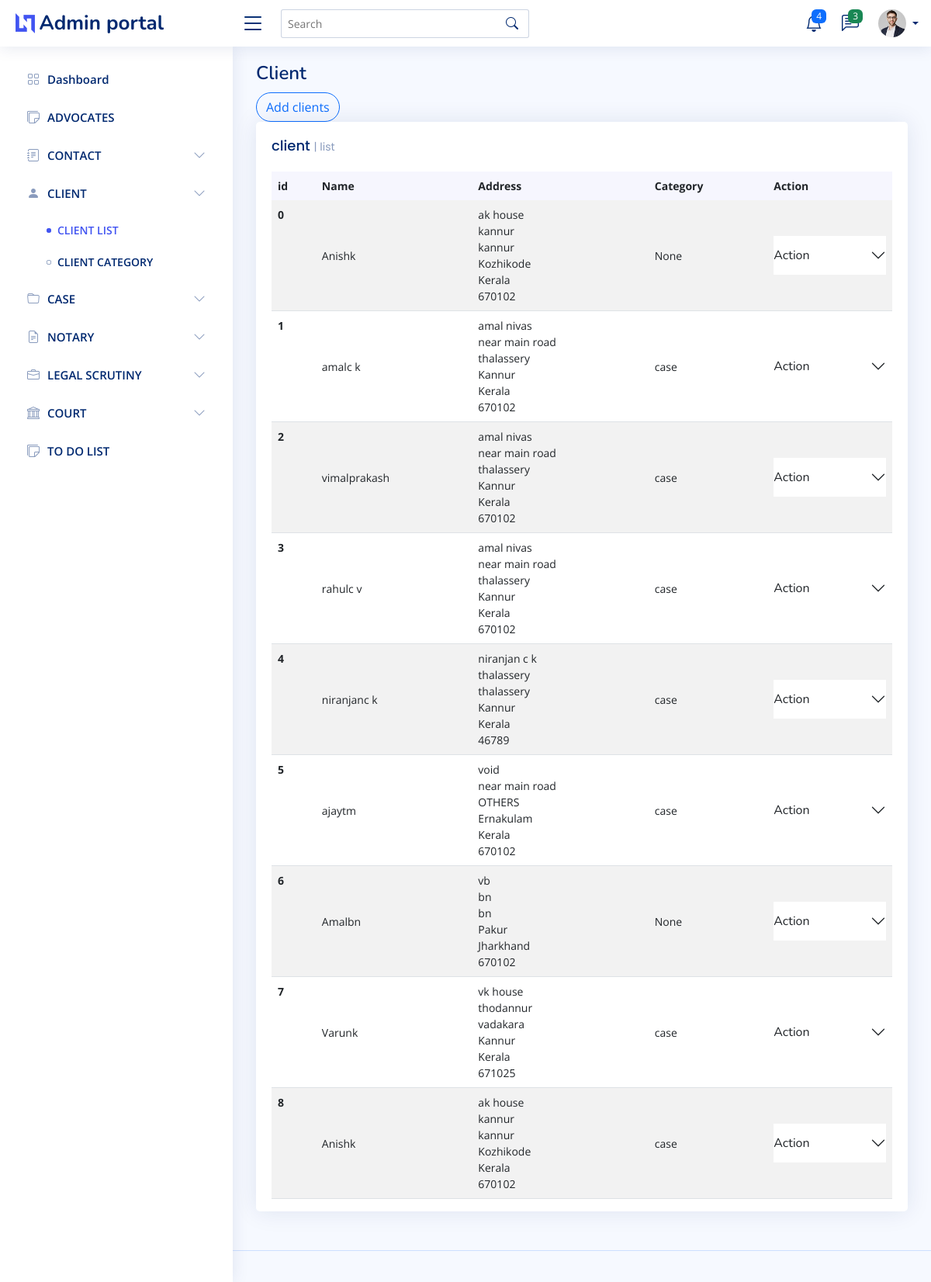
Screenshot of /client with the database file from the repository.
### Admin_user/models.py (models this page shows, shortened)
class client(models.Model):
    First_name=models.CharField(max_length=50)
    Last_name=models.CharField(max_length=50)
    Address=models.ForeignKey(Address,null=True, on_delete=models.SET_NULL)
    Category=models.CharField(max_length=50,null=True)
    is_case=models.BooleanField(default=False)
    phone=models.IntegerField(null=True)
    email=models.CharField(max_length=50,null=True)

class Address(models.Model):
    House_name=models.CharField(max_length=50)
    Place=models.CharField(max_length=50)
    City=models.CharField(max_length=50)
    State=models.ForeignKey(State, on_delete=models.CASCADE)
    district=models.ForeignKey(District, on_delete=models.CASCADE)
    Country=models.CharField(max_length=50)
    Pin=models.IntegerField()
    def __str__(self):
        return self.House_name

class District(models.Model):
    state=models.ForeignKey(State, on_delete=models.CASCADE)
    district=models.CharField(max_length=50)
    def __str__(self):
        return self.district

class State(models.Model):
    state=models.CharField(max_length=50)
    def __str__(self):
        return self.state

### Admin_user/views.py (the view)
# urls.py: path("client",client,name="client"),
def client(request):
    if  (request.user.is_authenticated and check_user_is_admin(request)):
        return redirect("/login")
    context={"title":"Client"}
    context["client"]=True
    context["clients"]=client_model.objects.all()
    return render(request,"admin/client_list.html",context)

### templates/admin/client_list.html (shortened to what this page needs)
{% extends 'admin/main.html' %}
{% block content %} <a type="button" class="btn btn-outline-primary rounded-pill" href="{% url 'add_clients' %}">Add clients</a>
<div class="col-12">
    <div class="card top-selling overflow-auto">
      <div class="card-body pb-0">
          <h5 class="card-title">client <span>| list</span></h5>
          <table class="table table-striped">
            <thead>
              <tr>
                <th class="fw-bold" scope="col">id</th>
                <th class="fw-bold" scope="col">Name</th>
                <th class="fw-bold" scope="col">Address</th>
                <th class="fw-bold" scope="col">Category</th>
                <th class="fw-bold" scope="col">Action</th>
              </tr>
            </thead>
            <tbody>
              {% for i in clients %}
              <tr>
                <th scope="row">{{i.id}}</th>
                <td>{{i.First_name}}{{i.Last_name}} </td>
                <td>{{i.Address}}<br>
                  {{i.Address.Place}}<br>
                  {{i.Address.City}}<br>
                  {{i.Address.district}}<br>
                  {{i.Address.State}}<br>
                  {{i.Address.Pin}}<br>
                </td>
                <td >{{i.Category}}</td>
                <td>
                  <div class="accordion accordion-flush" id="accordionFlushExample">
                    <div class="accordion-item">
                      <h2 class="accordion-header" id="flush-headingOne">
                        <button class="accordion-button collapsed" type="button" data-bs-toggle="collapse" data-bs-target="#flush-collapseOne{{i.id}}" aria-expanded="false" aria-controls="flush-collapseOne">
                          Action
                        </button>
                      </h2>
                    </div>
                  </div>
                </td>
              </tr>
              {% endfor %}
            </tbody>
          </table>
        </div>
      </div>
    </div>
{% endblock content %}

### static/assets/css/style.css (style rules this page uses)
:root { scroll-behavior: smooth; }
body { font-family: "Open Sans", sans-serif; background: #f6f9ff; color: #444444; }
a { color: #4154f1; text-decoration: none; }
h1, h2, h3, h4, h5, h6 { font-family: "Nunito", sans-serif; }
.card { margin-bottom: 30px; border: none; border-radius: 5px; box-shadow: 0px 0 30px rgba(1, 41, 112, 0.1); }
.card-title { padding: 20px 0 15px 0; font-size: 18px; font-weight: 500; color: #012970; font-family: "Poppins", sans-serif; }
.card-title span { color: #899bbd; font-size: 14px; font-weight: 400; }
.card-body { padding: 0 20px 20px 20px; }
.accordion-item { border: 1px solid #ebeef4; }
.accordion-flush .accordion-button { padding: 15px 0; background: none; border: 0; }
.dashboard .top-selling { font-size: 14px; }
.dashboard .top-selling .table thead { background: #f6f6fe; }
.dashboard .top-selling .table thead th { border: 0; }
.dashboard .top-selling .table tbody td { vertical-align: middle; }

### rows the page displays
client: id "0", First_name "Anish", Last_name "k", Address "ak house", Address.Place "kannur", Address.City "kannur", Address.district "Kozhikode", Address.State "Kerala", Address.Pin "670102", Category "None"
client: id "1", First_name "amal", Last_name "c k", Address "amal nivas", Address.Place "near main road", Address.City "thalassery", Address.district "Kannur", Address.State "Kerala", Address.Pin "670102", Category "case"
client: id "2", First_name "vimal", Last_name "prakash", Address "amal nivas", Address.Place "near main road", Address.City "thalassery", Address.district "Kannur", Address.State "Kerala", Address.Pin "670102", Category "case"
client: id "3", First_name "rahul", Last_name "c v", Address "amal nivas", Address.Place "near main road", Address.City "thalassery", Address.district "Kannur", Address.State "Kerala", Address.Pin "670102", Category "case"
client: id "4", First_name "niranjan", Last_name "c k", Address "niranjan c k", Address.Place "thalassery", Address.City "thalassery", Address.district "Kannur", Address.State "Kerala", Address.Pin "46789", Category "case"
client: id "5", First_name "ajay", Last_name "tm", Address "void", Address.Place "near main road", Address.City "OTHERS", Address.district "Ernakulam", Address.State "Kerala", Address.Pin "670102", Category "case"
client: id "6", First_name "Amal", Last_name "bn", Address "vb", Address.Place "bn", Address.City "bn", Address.district "Pakur", Address.State "Jharkhand", Address.Pin "670102", Category "None"
client: id "7", First_name "Varun", Last_name "k", Address "vk house", Address.Place "thodannur", Address.City "vadakara", Address.district "Kannur", Address.State "Kerala", Address.Pin "671025", Category "case"
client: id "8", First_name "Anish", Last_name "k", Address "ak house", Address.Place "kannur", Address.City "kannur", Address.district "Kozhikode", Address.State "Kerala", Address.Pin "670102", Category "case"

### other values shown
{{ title }} "Client"
